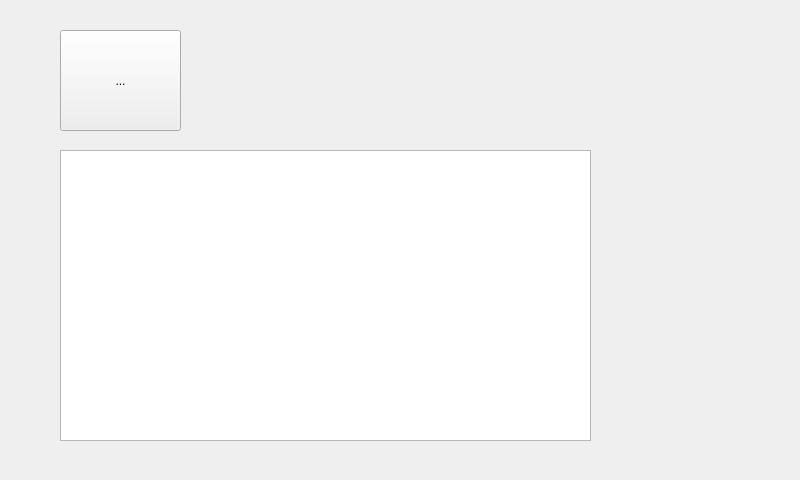
<?xml version="1.0" encoding="UTF-8"?>
<ui version="4.0">
 <class>MainWindow</class>
 <widget class="QMainWindow" name="MainWindow">
  <property name="geometry">
   <rect>
    <x>0</x>
    <y>0</y>
    <width>800</width>
    <height>480</height>
   </rect>
  </property>
  <property name="windowTitle">
   <string>MainWindow</string>
  </property>
  <widget class="QWidget" name="centralWidget">
   <widget class="QTextEdit" name="textEdit">
    <property name="geometry">
     <rect>
      <x>60</x>
      <y>150</y>
      <width>531</width>
      <height>291</height>
     </rect>
    </property>
   </widget>
   <widget class="QToolButton" name="toolButton">
    <property name="geometry">
     <rect>
      <x>60</x>
      <y>30</y>
      <width>121</width>
      <height>101</height>
     </rect>
    </property>
    <property name="text">
     <string>...</string>
    </property>
    <property name="icon">
     <iconset resource="../../images/btrfcomm.qrc">
      <normaloff>:/interOn.png</normaloff>
      <normalon>:/interOff.png</normalon>:/interOn.png</iconset>
    </property>
    <property name="iconSize">
     <size>
      <width>100</width>
      <height>100</height>
     </size>
    </property>
   </widget>
  </widget>
 </widget>
 <layoutdefault spacing="6" margin="11"/>
 <resources>
  <include location="../../images/btrfcomm.qrc"/>
 </resources>
 <connections/>
</ui>
